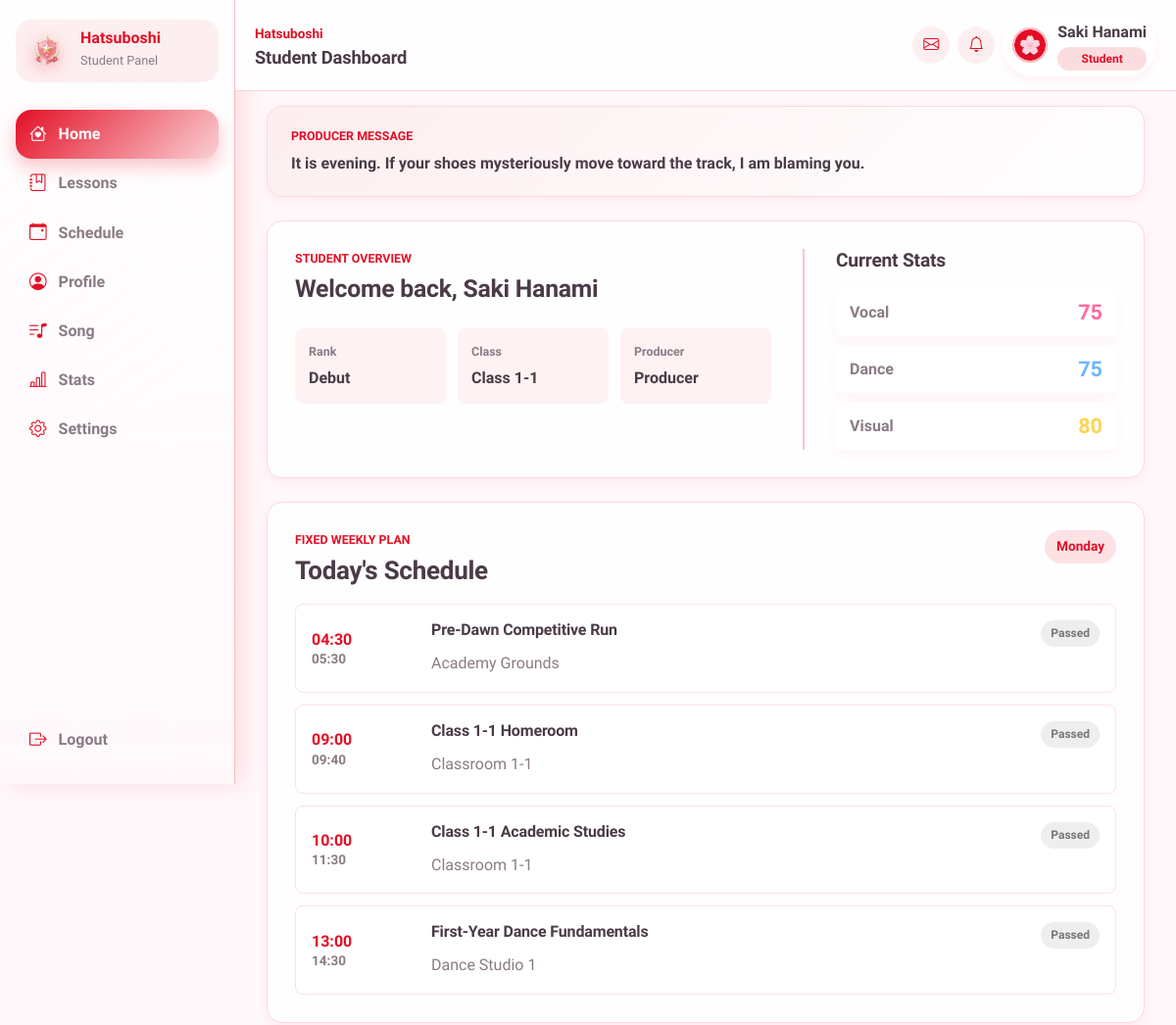
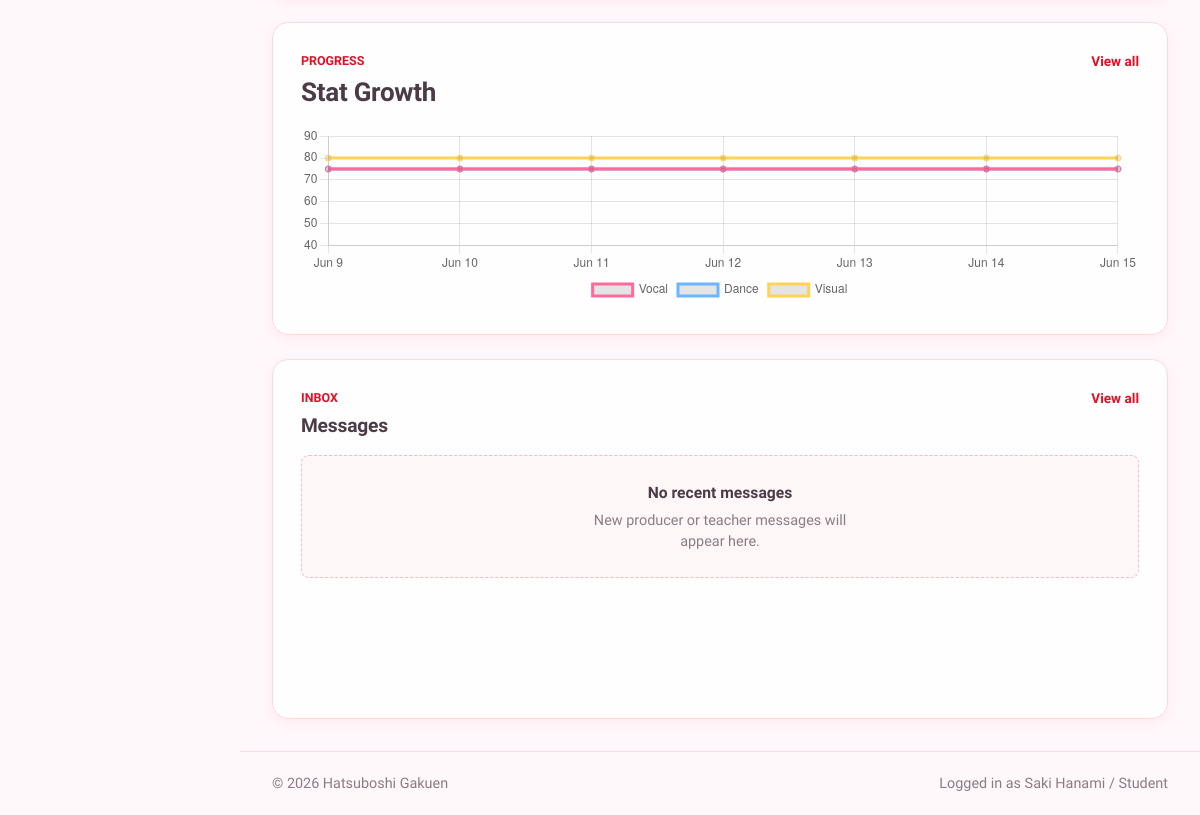
The app's page /student/dashboard.php (signed in) with its own data (2 pictures, top to bottom).
### tables this page shows
CREATE TABLE `students` (
  `id` int(11) NOT NULL AUTO_INCREMENT,
  `user_id` int(11) NOT NULL,
  `name` varchar(100) NOT NULL,
  `name_jp` varchar(100) DEFAULT NULL,
  `birthday` date DEFAULT NULL,
  `zodiac` varchar(30) DEFAULT NULL,
  `blood_type` char(2) DEFAULT NULL,
  `height` int(11) DEFAULT NULL,
  `weight` int(11) DEFAULT NULL,
  `three_size` varchar(20) DEFAULT NULL,
  `hometown` varchar(50) DEFAULT NULL,
  `hobbies` text DEFAULT NULL,
  `special_skill` text DEFAULT NULL,
  `school_year` varchar(20) DEFAULT NULL,
  `rank` varchar(10) NOT NULL DEFAULT 'Debut',
  `vocal` int(11) NOT NULL DEFAULT 0,
  `dance` int(11) NOT NULL DEFAULT 0,
  `visual` int(11) NOT NULL DEFAULT 0,
  `bio` text DEFAULT NULL,
  `producer_id` int(11) DEFAULT NULL,
  `created_at` datetime NOT NULL DEFAULT current_timestamp(),
  `updated_at` datetime NOT NULL DEFAULT current_timestamp() ON UPDATE current_timestamp(),
  PRIMARY KEY (`id`),
  UNIQUE KEY `uniq_students_user_id` (`user_id`),
  KEY `idx_students_producer_id` (`producer_id`),
  KEY `idx_students_rank` (`rank`),
  CONSTRAINT `fk_students_producer` FOREIGN KEY (`producer_id`) REFERENCES `users` (`id`) ON DELETE SET NULL ON UPDATE CASCADE,
  CONSTRAINT `fk_students_user` FOREIGN KEY (`user_id`) REFERENCES `users` (`id`) ON DELETE CASCADE ON UPDATE CASCADE
);

CREATE TABLE `producer_messages` (
  `id` int(11) NOT NULL AUTO_INCREMENT,
  `producer_id` int(11) DEFAULT NULL,
  `student_id` int(11) DEFAULT NULL,
  `message_type` varchar(50) NOT NULL,
  `tone` varchar(20) DEFAULT NULL,
  `message_text` text NOT NULL,
  PRIMARY KEY (`id`),
  KEY `idx_producer_messages_producer_id` (`producer_id`),
  KEY `idx_producer_messages_student_id` (`student_id`),
  KEY `idx_producer_messages_lookup` (`student_id`,`message_type`),
  CONSTRAINT `fk_producer_messages_producer` FOREIGN KEY (`producer_id`) REFERENCES `users` (`id`) ON DELETE SET NULL ON UPDATE CASCADE,
  CONSTRAINT `fk_producer_messages_student` FOREIGN KEY (`student_id`) REFERENCES `students` (`id`) ON DELETE CASCADE ON UPDATE CASCADE
);

CREATE TABLE `users` (
  `id` int(11) NOT NULL AUTO_INCREMENT,
  `username` varchar(50) NOT NULL,
  `password` varchar(255) NOT NULL,
  `role` enum('producer','teacher','student') NOT NULL,
  `avatar` varchar(255) DEFAULT NULL,
  `is_active` tinyint(1) NOT NULL DEFAULT 1,
  `created_at` datetime NOT NULL DEFAULT current_timestamp(),
  `updated_at` datetime NOT NULL DEFAULT current_timestamp() ON UPDATE current_timestamp(),
  `last_login` datetime DEFAULT NULL,
  `theme_primary_color` varchar(20) DEFAULT '#FF6B9D',
  `theme_secondary_color` varchar(20) DEFAULT '#FFB3D1',
  PRIMARY KEY (`id`),
  UNIQUE KEY `uniq_users_username` (`username`),
  KEY `idx_users_role` (`role`),
  KEY `idx_users_is_active` (`is_active`)
);

CREATE TABLE `recurring_schedules` (
  `id` int(11) NOT NULL AUTO_INCREMENT,
  `student_id` int(11) NOT NULL,
  `weekday` tinyint(4) NOT NULL,
  `activity_type` varchar(50) NOT NULL,
  `title` varchar(100) NOT NULL,
  `description` text DEFAULT NULL,
  `start_time` time NOT NULL,
  `end_time` time NOT NULL,
  `location` varchar(100) DEFAULT NULL,
  `created_by` int(11) DEFAULT NULL,
  `is_active` tinyint(1) NOT NULL DEFAULT 1,
  `created_at` datetime NOT NULL DEFAULT current_timestamp(),
  `updated_at` datetime NOT NULL DEFAULT current_timestamp() ON UPDATE current_timestamp(),
  PRIMARY KEY (`id`)
);

### student/dashboard.php (the view, shortened to what the rows shown need)
<?php
require_once '../config/database.php';
$stmt = $pdo->prepare(
    'SELECT
        s.id,
        s.name,
        s.birthday,
        s.rank,
        s.school_year,
        s.vocal,
        s.dance,
        s.visual,
        su.theme_primary_color,
        su.theme_secondary_color,
        pu.username AS producer_name
     FROM students s
     INNER JOIN users su ON su.id = s.user_id
     LEFT JOIN users pu ON pu.id = s.producer_id
     WHERE s.user_id = ?
     LIMIT 1'
);
$stmt->execute([$_SESSION['id']]);
$student = $stmt->fetch();
$weekday = (int) date('N');
$schedule_stmt = $pdo->prepare(
    'SELECT activity_type, title, description, start_time, end_time, location
     FROM recurring_schedules
     WHERE student_id = ?
       AND weekday = ?
       AND is_active = 1
     ORDER BY start_time'
);
$schedule_stmt->execute([$student['id'], $weekday]);
$today_schedules = $schedule_stmt->fetchAll();
require_once '../includes/stat_chart_helpers.php';
$chart = get_student_weekly_stat_chart($pdo, $student);
$chart_labels = $chart['labels'];
$chart_data = $chart['data'];
$previous_snapshot = $chart['previous_snapshot'];
require_once '../includes/producer_message_helpers.php';
$producer_message = get_producer_message(
    $pdo,
    $student,
    $today_schedules,
    $previous_snapshot ?: null
);
$is_birthday = is_student_birthday_today($student);
require_once '../includes/header.php';
?>
<main class="dashboard-main">
    <section class="producer-message-card <?= $is_birthday ? 'birthday-message-card' : '' ?>">
        <p class="dashboard-eyebrow">
            <?= $is_birthday ? 'Birthday Producer Message' : 'Producer Message' ?>
        </p>
        <p class="producer-message-text">
            <?= htmlspecialchars($producer_message, ENT_QUOTES, 'UTF-8') ?>
        </p>
    </section>
    <section class="dashboard-hero">
        <div class="student-info">
            <p class="dashboard-eyebrow">Student Overview</p>
            <h2>
                Welcome back,
                <?= htmlspecialchars($student['name'] ?? 'Student', ENT_QUOTES, 'UTF-8') ?>
            </h2>
            <dl class="student-details">
                <div>
                    <dt>Rank</dt>
                    <dd><?= htmlspecialchars($student['rank'] ?? 'Unranked', ENT_QUOTES, 'UTF-8') ?></dd>
                </div>
                <div>
                    <dt>Class</dt>
                    <dd><?= htmlspecialchars($student['school_year'] ?? 'Not assigned', ENT_QUOTES, 'UTF-8') ?></dd>
                </div>
                <div>
                    <dt>Producer</dt>
                    <dd><?= htmlspecialchars($student['producer_name'] ?? 'Not assigned', ENT_QUOTES, 'UTF-8') ?></dd>
                </div>
            </dl>
        </div>
        <aside class="current-stats">
            <h2>Current Stats</h2>
            <div class="stat-row vocal">
                <span>Vocal</span>
                <strong><?= (int) ($student['vocal'] ?? 0) ?></strong>
            </div>
            <div class="stat-row dance">
                <span>Dance</span>
                <strong><?= (int) ($student['dance'] ?? 0) ?></strong>
            </div>
            <div class="stat-row visual">
                <span>Visual</span>
                <strong><?= (int) ($student['visual'] ?? 0) ?></strong>
            </div>
        </aside>
    </section>
    <div class="dashboard-grid">
        <section class="today-schedule">
            <div class="section-heading">
                <div>
                    <h2>Today's Schedule</h2>
                </div>
            </div>
            <?php if (empty($today_schedules)): ?>
            <div class="empty-dashboard-state">
                <strong>No schedule today</strong>
                <p>There are no fixed lessons or activities planned for this weekday.</p>
            </div>
            <?php else: ?>
            <div class="schedule-list">
                <?php $current_time = date('H:i:s'); ?>
                <?php foreach ($today_schedules as $schedule): ?>
                <?php
                if ($schedule['end_time'] < $current_time) {
                    $schedule_status = 'Passed';
                } elseif ($schedule['start_time'] <= $current_time && $schedule['end_time'] >= $current_time) {
                    $schedule_status = 'Now';
                } else {
                    $schedule_status = 'Upcoming';
                }
                ?>
                <article class="schedule-item">
                    <time class="schedule-time">
                        <span><?= htmlspecialchars(substr($schedule['start_time'], 0, 5), ENT_QUOTES, 'UTF-8') ?></span>
                        <span><?= htmlspecialchars(substr($schedule['end_time'], 0, 5), ENT_QUOTES, 'UTF-8') ?></span>
                    </time>
                    <div class="schedule-content">
                        <div class="schedule-title-row">
                            <h3>
                                <?= htmlspecialchars($schedule['title'], ENT_QUOTES, 'UTF-8') ?>
                            </h3>
                            <span
                                class="schedule-status <?= htmlspecialchars(strtolower($schedule_status), ENT_QUOTES, 'UTF-8') ?>">
                                <?= htmlspecialchars($schedule_status, ENT_QUOTES, 'UTF-8') ?>
                            </span>
                        </div>
                        <p>
                            <?= htmlspecialchars($schedule['location'] ?? 'No location', ENT_QUOTES, 'UTF-8') ?>
                        </p>
                    </div>
                </article>
                <?php endforeach; ?>
            </div>
            <?php endif; ?>
        </section>
        <aside class="dashboard-side-panel">
            <section class="stats-preview">
                <div class="section-heading">
                    <div>
                        <h2>Stat Growth</h2>
                    </div>
                </div>
            </section>
            <section class="messages-preview">
                <div class="section-heading">
                    <div>
                        <h2>Messages</h2>
                    </div>
                </div>
            </section>
        </aside>
    </div>
</main>
<script>
//Pass PHP chart data to JavaScript
const statLabels = <?= json_encode($chart_labels, JSON_HEX_TAG | JSON_HEX_APOS | JSON_HEX_QUOT | JSON_HEX_AMP) ?>;
const statData = <?= json_encode($chart_data, JSON_HEX_TAG | JSON_HEX_APOS | JSON_HEX_QUOT | JSON_HEX_AMP) ?>;
//Find the highest stat value
const allStats = [
    ...(statData.vocal ?? []),
    ...(statData.dance ?? []),
    ...(statData.visual ?? [])
].filter(value => value !== null && value !== undefined);
const maxStat = allStats.length ? Math.max(...allStats) : 100;
const yMax = Math.ceil((maxStat + 10) / 10) * 10;
//Create the line chart
new Chart(document.getElementById('statProgressChart'), {
    type: 'line',
    data: {
        labels: statLabels,
        datasets: [
            {
                label: 'Vocal',
                data: statData.vocal,
                borderColor: getComputedStyle(document.body).getPropertyValue('--vocal-color').trim(),
                tension: 0.35,
                spanGaps: true
            },
            {
                label: 'Dance',
                data: statData.dance,
                borderColor: getComputedStyle(document.body).getPropertyValue('--dance-color').trim(),
                tension: 0.35,
                spanGaps: true
            },
            {
                label: 'Visual',
                data: statData.visual,
                borderColor: getComputedStyle(document.body).getPropertyValue('--visual-color').trim(),
                tension: 0.35,
                spanGaps: true
            }
        ]
    },
    //Chart option
    options: {
        responsive: true,
        maintainAspectRatio: false,
        plugins: {
            legend: {
                position: 'bottom'
            }
        },
        scales: {
            y: {
                min: 40,
                max: yMax,
                ticks: {
                    stepSize: 10
                }
            }
        }
    }
});
</script>
<?php require_once '../includes/footer.php'; ?>

### records on screen
students: id.message_text "It is evening. If your shoes mysteriously move toward the track, I am blaming you.", name "Saki Hanami", rank "Debut", school_year "Class 1-1", producer.username "Producer", vocal "75", dance "75", visual "80"
recurring_schedules: start_time "04:30", end_time "05:30", title "Pre-Dawn Competitive Run", end_time "Passed", location "Academy Grounds"
recurring_schedules: start_time "09:00", end_time "09:40", title "Class 1-1 Homeroom", end_time "Passed", location "Classroom 1-1"
recurring_schedules: start_time "10:00", end_time "11:30", title "Class 1-1 Academic Studies", end_time "Passed", location "Classroom 1-1"
recurring_schedules: start_time "13:00", end_time "14:30", title "First-Year Dance Fundamentals", end_time "Passed", location "Dance Studio 1"

### other values on screen
$page_title "Student Dashboard"
$username "Saki Hanami"
$role_label "Student"
$panel_label "Student Panel"
$item['label'] "Home"
$item['label'] "Lessons"
$item['label'] "Schedule"
$item['label'] "Profile"
$item['label'] "Song"
$item['label'] "Stats"
$item['label'] "Settings"
$_SESSION['user_name'] "Saki Hanami"
$_SESSION['role'] "Student"
